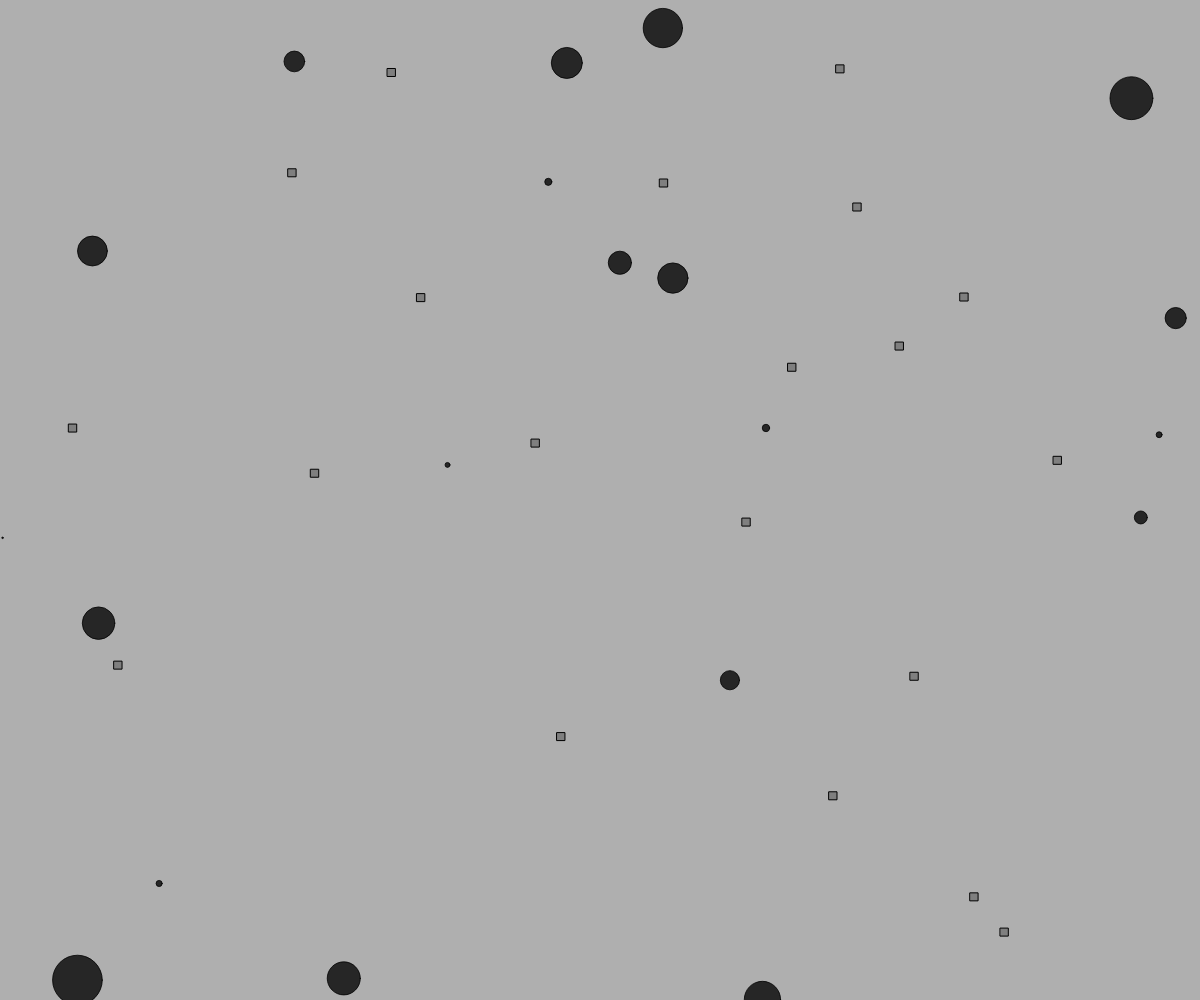
Frame 1 (no input)
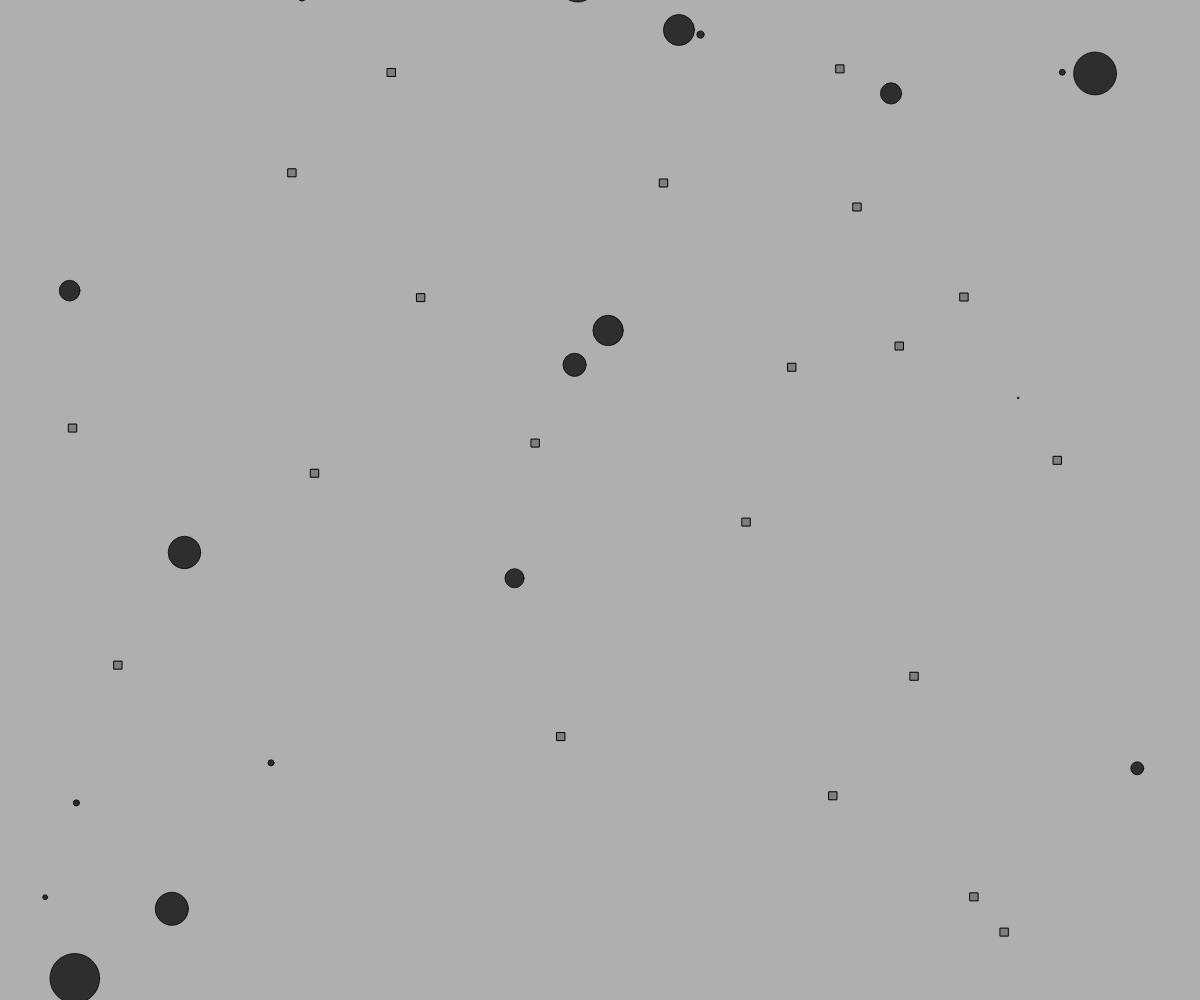
Frame 60 (no input)
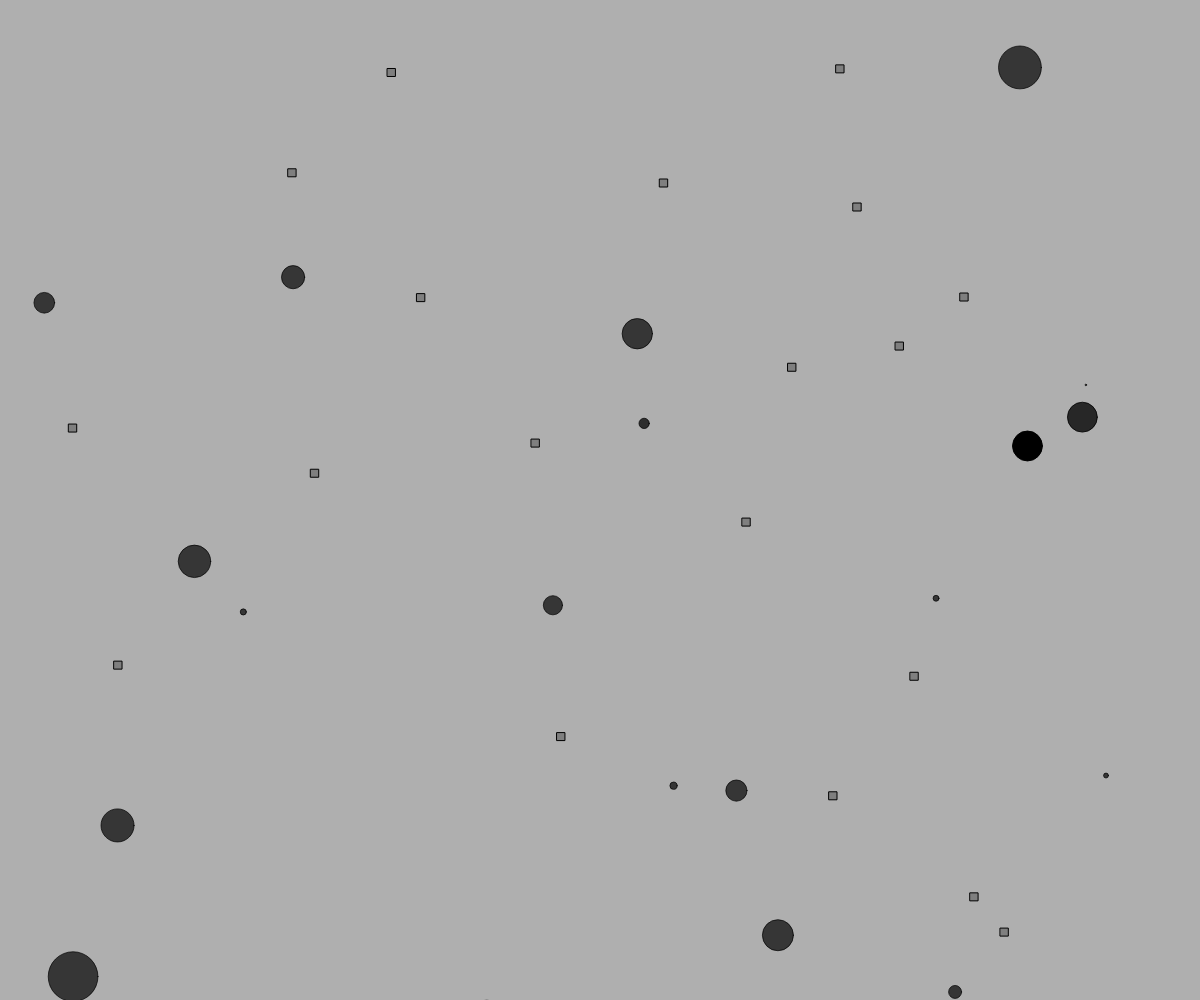
Frame 120 (the mouse pressed at the canvas centre since frame 60)

The p5.js sketch that drew these frames (run headless with seeded random() and noise() and a simulated clock; from frame 60 on, the mouse is pressed at the canvas centre):

// p5.js sketch
// ── sketch.js


// A World of creatures that eat food
// The more they eat, the longer they survive
// The longer they survive, the more likely they are to reproduce
// The bigger they are, the easier it is to land on food
// The bigger they are, the slower they are to find food
// When the creatures die, food is left behind


var world;

function setup() {
  createCanvas(windowWidth, windowHeight);
  // World starts with 20 creatures
  // and 20 pieces of food
  world = new World(20);
}

function draw() {
  background(175);
  world.run();
}

// We can add a creature manually if we so desire
function mousePressed() {
  world.born(mouseX,mouseY);
}

function mouseDragged() {
  world.born(mouseX,mouseY);
}

// ── bloop.js


// Evolution EcoSystem

// Creature class

// Create a "bloop" creature
function Bloop(l, dna_) {
  this.position = l.copy();  // Location
  this.health = 200;  // Life timer
  this.xoff = random(1000);  // For perlin noise
  this.yoff = random(1000);
  this.dna = dna_;   // DNA
  // DNA will determine size and maxspeed
  // The bigger the bloop, the slower it is
  this.maxspeed = map(this.dna.genes[0], 0, 1, 15, 0);
  this.r = map(this.dna.genes[0], 0, 1, 0, 50);

  this.run = function() {
    this.update();
    this.borders();
    this.display();
  }

  // A bloop can find food and eat it
  this.eat = function(f) {
    var food = f.getFood();
    // Are we touching any food objects?
    for (var i = food.length-1; i >= 0; i--) {
      var foodLocation = food[i];
      var d = p5.Vector.dist(this.position, foodLocation);
      // If we are, juice up our strength!
      if (d < this.r/2) {
        this.health += 100;
        food.splice(i,1);
      }
    }
  }

  // At any moment there is a teeny, tiny chance a bloop will reproduce
  this.reproduce = function() {
    // asexual reproduction
    if (random(1) < 0.0005) {
      // Child is exact copy of single parent
      var childDNA = this.dna.copy();
      // Child DNA can mutate
      childDNA.mutate(0.01);
      return new Bloop(this.position, childDNA);
    }
    else {
      return null;
    }
  }

  // Method to update position
  this.update = function() {
    // Simple movement based on perlin noise
    var vx = map(noise(this.xoff),0,1,-this.maxspeed,this.maxspeed);
    var vy = map(noise(this.yoff),0,1,-this.maxspeed,this.maxspeed);
    var velocity = createVector(vx,vy);
    this.xoff += 0.01;
    this.yoff += 0.01;

    this.position.add(velocity);
    // Death always looming
    this.health -= 0.2;
  }

  // Wraparound
  this.borders = function() {
    if (this.position.x < -this.r) this.position.x = width+this.r;
    if (this.position.y < -this.r) this.position.y = height+this.r;
    if (this.position.x > this.width+this.r) this.position.x = -r;
    if (this.position.y > this.height+this.r) this.position.y = -r;
  }

  // Method to display
  this.display = function() {
    ellipseMode(CENTER);
    stroke(0,this.health);
    fill(0, this.health);
    ellipse(this.position.x, this.position.y, this.r, this.r);
  }

  // Death
  this.dead = function() {
    if (this.health < 0.0) {
      return true;
    }
    else {
      return false;
    }
  }
}

// ── dna.js
 

// Class to describe DNA
// Has more features for two parent mating (not used in this example)


// Constructor (makes a random DNA)
function DNA(newgenes) {
  if (newgenes) {
    this.genes = newgenes;
  } else {
    // The genetic sequence
    // DNA is random floating point values between 0 and 1 (!!)
    this.genes = new Array(1);
    for (var i = 0; i < this.genes.length; i++) {
      this.genes[i] = random(0,1);
    }
  }

  this.copy = function() {
    // should switch to fancy JS array copy
    var newgenes = [];
    for (var i = 0; i < this.genes.length; i++) {
      newgenes[i] = this.genes[i];
    }

    return new DNA(newgenes);
  }

  // Based on a mutation probability, picks a new random character in array spots
  this.mutate = function(m) {
    for (var i = 0; i < this.genes.length; i++) {
      if (random(1) < m) {
         this.genes[i] = random(0,1);
      }
    }
  }
}

// ── food.js


// A collection of food in the world

function Food(num) {
  // Start with some food
  this.food = [];
  for (var i = 0; i < num; i++) {
     this.food.push(createVector(random(width),random(height)));
  }

  // Add some food at a location
  this.add = function(l) {
     this.food.push(l.copy());
  }

  // Display the food
  this.run = function() {
    for (var i = 0; i < this.food.length; i++) {
      var f = this.food[i];
      rectMode(CENTER);
      stroke(0);
      fill(127);
      rect(f.x,f.y,8,8);
    }

    // There's a small chance food will appear randomly
    if (random(1) < 0.001) {
       this.food.push(createVector(random(width),random(height)));
    }
  }

  // Return the list of food
  this.getFood = function() {
    return this.food;
  }
}

// ── world.js

// Evolution EcoSystem

// The World we live in
// Has bloops and food

// Constructor
function World(num) {
  // Start with initial food and creatures
  this.food = new Food(num);
  this.bloops = [];        // An array for all creatures
  for (var i = 0; i < num; i++) {
    var l = createVector(random(width), random(height));
    var dna = new DNA();
    this.bloops.push(new Bloop(l, dna));
  }


  // Make a new creature
  this.born = function(x, y) {
    var l = createVector(x, y);
    var dna = new DNA();
    this.bloops.push(new Bloop(l, dna));
  }

  // Run the world
  this.run = function() {
    // Deal with food
    this.food.run();

    // Cycle through the ArrayList backwards b/c we are deleting
    for (var i = this.bloops.length-1; i >= 0; i--) {
      // All bloops run and eat
      var b = this.bloops[i];
      b.run();
      b.eat(this.food);
      // If it's dead, kill it and make food
      if (b.dead()) {
        this.bloops.splice(i, 1);
        this.food.add(b.position);
      }
      // Perhaps this bloop would like to make a baby?
      var child = b.reproduce();
      if (child != null) this.bloops.push(child);
    }
  }
}
